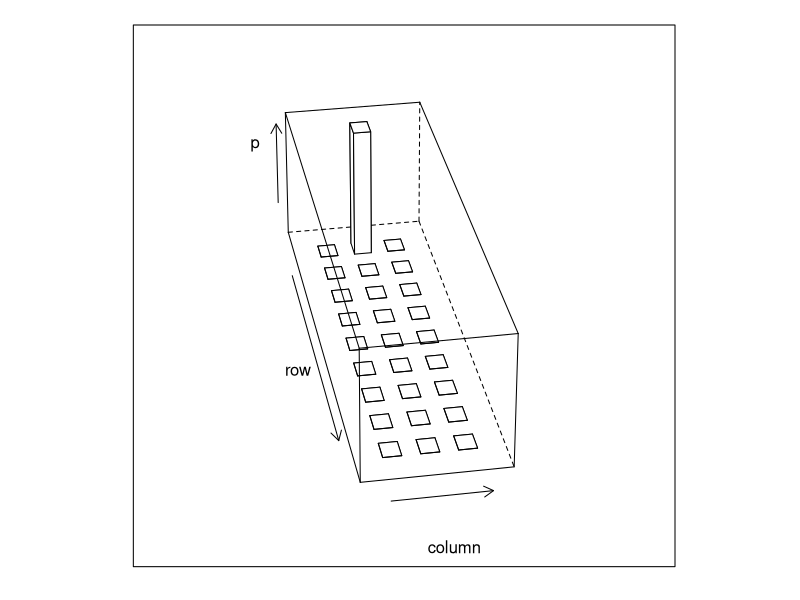
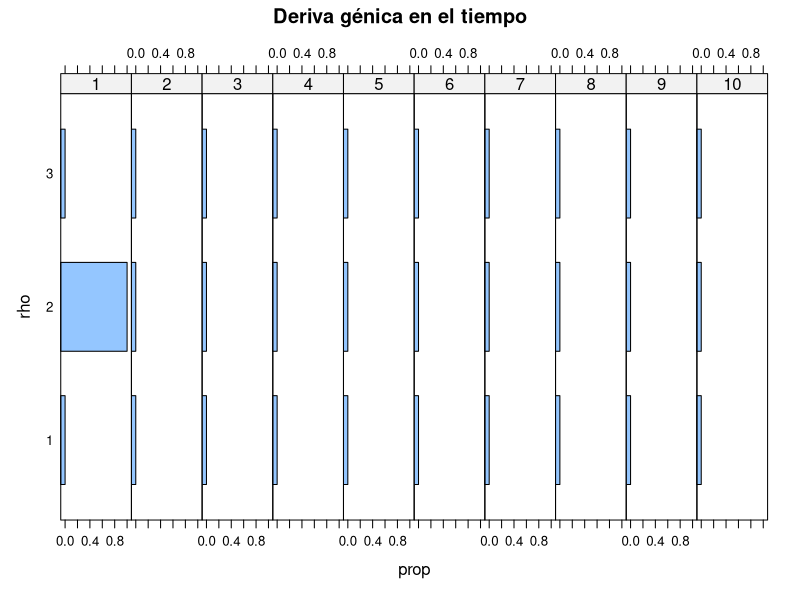

Write R code to recreate these figures, in order. (Note: this script raises an error after producing the figures.)
#simulation of genetic drift using markov chains

#set population size
n<-1
#set number of simulations
t<-10
#set the vector of initial frequencies with 1 in the middle
p<-matrix(0,nrow=t,ncol=(2*n+1))
p[1,(n+1)]<-1

#create the transition matrix
T<-matrix(0,nrow=(2*n+1),ncol=(2*n+1))
for (i in 0:(2*n))
{
  for (j in (0:2*n))
  {
    T[(j+1),(i+1)]<-choose((2*n),i)*(j/(2*n))^i*(1-j/(2*n))^(2*n-i)
  }
}
#now iterate over time to produce a matrix of population states in time
for (i in 2:t)
{
  p[i,]<
    -p[i-1,]%*%T
}
#now plot the result
require(lattice)
require(latticeExtra)
cloud(p,panel.3d.cloud=panel.3dbars, xlim=c(0,10), ylim=c(0,4),
      xbase=0.5,ybase=0.5,
      screen=list(z=-80, x=-60))
#persp(p,theta=60,phi=10)
p2<-data.frame(rho=rep(1:3,each=10),prop=c(p[,1],p[,2],p[,3]),time=factor(rep(1:10,3)))
barchart(rho~prop|time,data=p2,layout=c(10,1),main="Deriva génica en el tiempo")
################
#### sumulation with aleles
##############
rm(list=ls())
#set up for number of individuals
n<-100 # number of individuals or alleles# use even numbers #rows
#set up for number of generations
t<-50 #layers
#set up the number of populations
c<-10 # number of repetitions # columns

#use haploid genetic system

# first set up a population with a fixed p

#do the 3d array
pop<-array(0,dim=c(n,c,t)) ### n c t ####
ind<-rep(rep(c(0,1),each=(n/2)),c)
pop[,,1]<-matrix(ind,nrow = n,ncol = c)

# then randomly choose alleles to make up the next generation
for (i in 2:t) #layers
{
  for (j in 1:c) #columns
  {
    if (sum(colSums(pop[,,(i-1)])==c(n*c,0)))
    {
      pop<-pop[,,1:(i-1)]
      break
    }
    else
    {
      pop[,j,i]<-sample(pop[,j,(i-1)],size=n,replace=T)
    }  
  }
}
if (length(dim(p))==2)
{
  p<-apply(pop,1,FUN=sum)
  plot(p,type="l",xlab = "time")
}
#plot the rest only if there are layers
matsums<-apply(pop,c(2,3),sum)
plot(matsums[1,],type="l",xlab="time",ylab="Number of alleles",ylim=c(0,max(matsums)))
for (i in 2:c)
{
  lines(matsums[i,])
}
